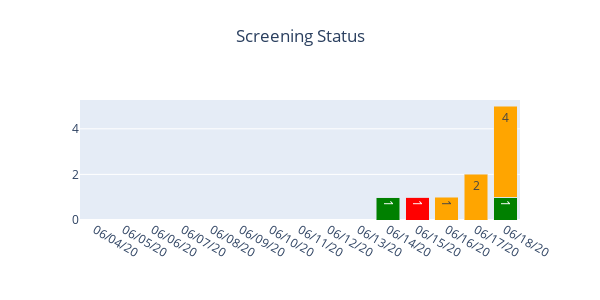

The notebook cell this image was saved under:
### Code cell
from plotly import offline
import pandas as pd
import numpy as np
import datetime
import plotly.graph_objects as go

patients = models.Patient.query.all()
devices = models.Device.query.all()

def model_to_pd(model):
    res = [r.to_dict() for r in model.query.all()]
    return pd.DataFrame(res)

sres = []
for p in patients:
    sr = [s.to_dict() for s in p.surveys.all()]
    sres.extend(sr)

sres = pd.DataFrame(sres)
sres["date"] = sres.end_time.dt.floor('d')
sres = sres.groupby(["date","uniq_id"]).first()
sres = sres.reset_index()

devs = pts = model_to_pd(models.Device)
devs_per_day = pd.DataFrame(devs.groupby([devs.creation_time.dt.floor("d")])["creation_time"].count())
devs_per_day.columns = ["daily_new_devices"]
pts = model_to_pd(models.Patient)
pts_per_day = pd.DataFrame(pts.groupby([pts.creation_time.dt.floor("d")])["creation_time"].count())
pts_per_day.columns = ["daily_registered_students"]
res_per_day = pd.DataFrame(sres.groupby([sres.end_time.dt.floor('d')])["end_time"].count())
res_per_day.columns = ["daily_total_surveys"]
comp_per_day = pd.DataFrame(sres[sres.completed==True].groupby([sres.end_time.dt.floor('d')])["end_time"].count())
comp_per_day.columns = ["daily_completed_surveys"]
exit_per_day = pd.DataFrame(sres[sres.completed==False].groupby([sres.end_time.dt.floor('d')])["end_time"].count())
exit_per_day.columns = ["daily_exited_surveys"]
df = pd.merge(pts_per_day,res_per_day,left_index=True,right_index=True,how="outer")
df = pd.merge(df,comp_per_day,left_index=True,right_index=True,how="outer")
df = pd.merge(df,exit_per_day,left_index=True,right_index=True,how="outer")
df = pd.merge(df,devs_per_day,left_index=True,right_index=True,how="outer")
begin_time = datetime.datetime.utcnow().date() - datetime.timedelta(days=14)
df = df.reindex(pd.date_range(begin_time, datetime.datetime.utcnow().date())).fillna(0).astype(int)
df["total_registered_students"] = df["daily_registered_students"].cumsum()
df["total_completed_surveys"] = df["daily_completed_surveys"].cumsum()
df["total_devices"] = df["daily_new_devices"].cumsum()
df.reset_index(inplace=True)
df = df.sort_values(by="index",ascending=True)
df["index"] = [datetime.datetime.strftime(a,"%D") for a in df["index"]]
#plotlyBarplot(data=df,x="index",y="daily_new_devices",width=400,title="New Devices")
fig1 = plotlyBarplot(data=df,x="index",y="total_devices",width=500,height=300,title="Total Devices")
fig2 = plotlyBarplot(data=df,x="index",y="total_registered_students",width=500,height=300,title="Total Registered Students")
#plotlyBarplot(data=df,x="index",y="daily_completed_surveys",width=400,title="Daily Completed Screenings")
df["daily_uncompleted_surveys"] = df["total_registered_students"] - df["daily_total_surveys"]
df2 = df.loc[:,["index","daily_uncompleted_surveys","daily_completed_surveys","daily_exited_surveys"]]
df2.columns = ["index","Not Completed","Completed","Exited"]
df2 = df2.melt(id_vars="index")
fig3 = plotlyBarplot(data=df2,x="index",y="value",hue="variable",width=600,height=300, title="Screening Status",
                     stacked=True,colors=["green","red","orange"])
fig3.show()

### Figure 1 — Plotly figure (JSON) as saved in the notebook; plotly's stock layout.template omitted (floating-point values rounded to 4 significant figures)
{"data": [{"marker": {"color": "green"}, "name": "Completed", "orientation": "v", "text": [0, 0, 0, 0, 0, 0, 0, 0, 0, 0, 1, 0, 0, 0, 1], "textposition": "auto", "type": "bar", "x": ["06/04/20", "06/05/20", "06/06/20", "06/07/20", "06/08/20", "06/09/20", "06/10/20", "06/11/20", "06/12/20", "06/13/20", "06/14/20", "06/15/20", "06/16/20", "06/17/20", "06/18/20"], "y": [0, 0, 0, 0, 0, 0, 0, 0, 0, 0, 1, 0, 0, 0, 1]}, {"marker": {"color": "red"}, "name": "Exited", "orientation": "v", "text": [0, 0, 0, 0, 0, 0, 0, 0, 0, 0, 0, 1, 0, 0, 0], "textposition": "auto", "type": "bar", "x": ["06/04/20", "06/05/20", "06/06/20", "06/07/20", "06/08/20", "06/09/20", "06/10/20", "06/11/20", "06/12/20", "06/13/20", "06/14/20", "06/15/20", "06/16/20", "06/17/20", "06/18/20"], "y": [0, 0, 0, 0, 0, 0, 0, 0, 0, 0, 0, 1, 0, 0, 0]}, {"marker": {"color": "orange"}, "name": "Not Completed", "orientation": "v", "text": [0, 0, 0, 0, 0, 0, 0, 0, 0, 0, 0, 0, 1, 2, 4], "textposition": "auto", "type": "bar", "x": ["06/04/20", "06/05/20", "06/06/20", "06/07/20", "06/08/20", "06/09/20", "06/10/20", "06/11/20", "06/12/20", "06/13/20", "06/14/20", "06/15/20", "06/16/20", "06/17/20", "06/18/20"], "y": [0, 0, 0, 0, 0, 0, 0, 0, 0, 0, 0, 0, 1, 2, 4]}], "layout": {"autosize": true, "barmode": "stack", "height": 300, "showlegend": false, "title": {"text": "Screening Status", "x": 0.5, "xanchor": "center", "y": 0.9, "yanchor": "top"}, "width": 600, "xaxis": {"automargin": true, "categoryarray": ["06/04/20", "06/05/20", "06/06/20", "06/07/20", "06/08/20", "06/09/20", "06/10/20", "06/11/20", "06/12/20", "06/13/20", "06/14/20", "06/15/20", "06/16/20", "06/17/20", "06/18/20"], "categoryorder": "array", "title": {"font": {"size": 12}, "text": ""}, "type": "category"}, "yaxis": {"automargin": true, "title": {"font": {"size": 12}, "text": ""}}}}
